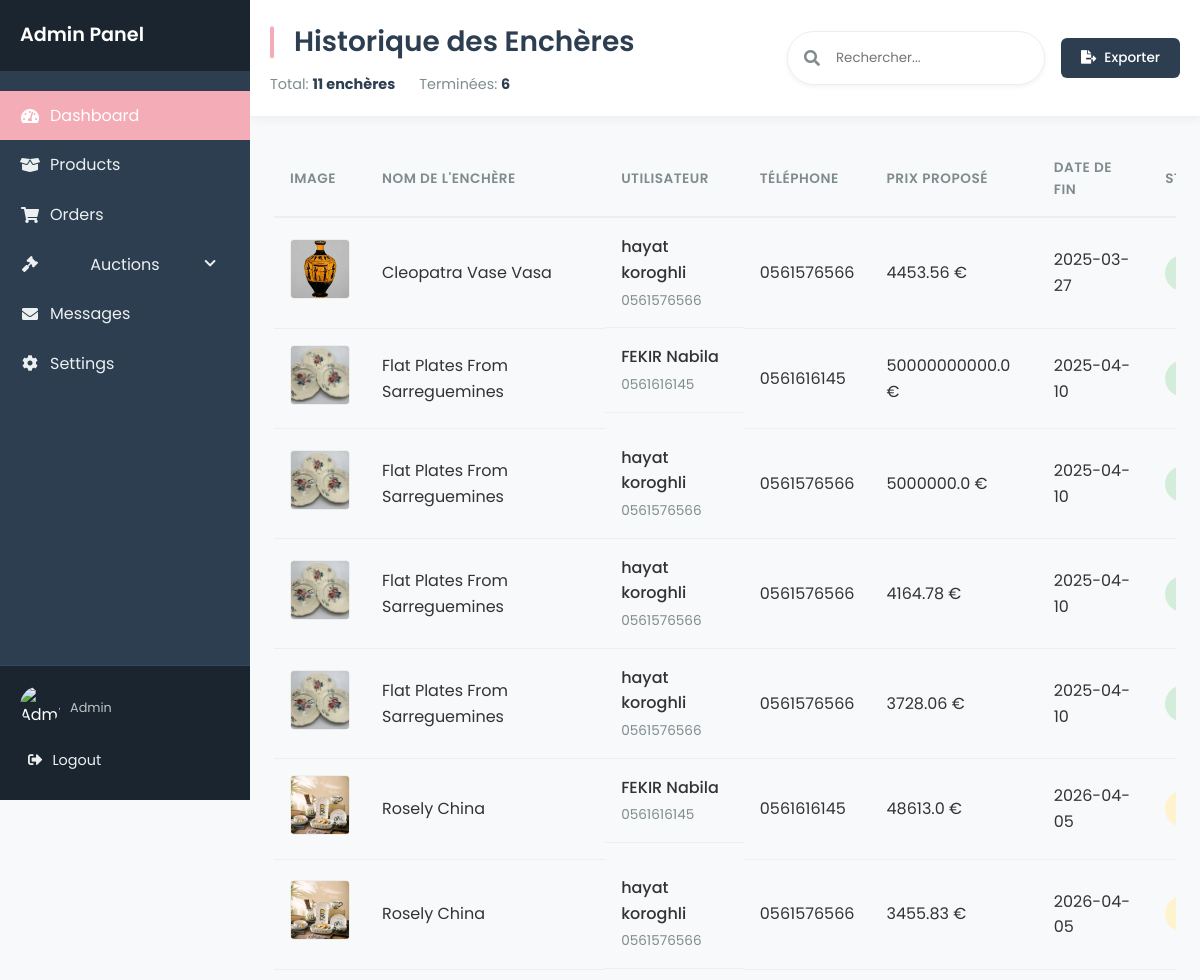
/admin/historique_encheres (upper part), run on an earlier commit of the app's database.
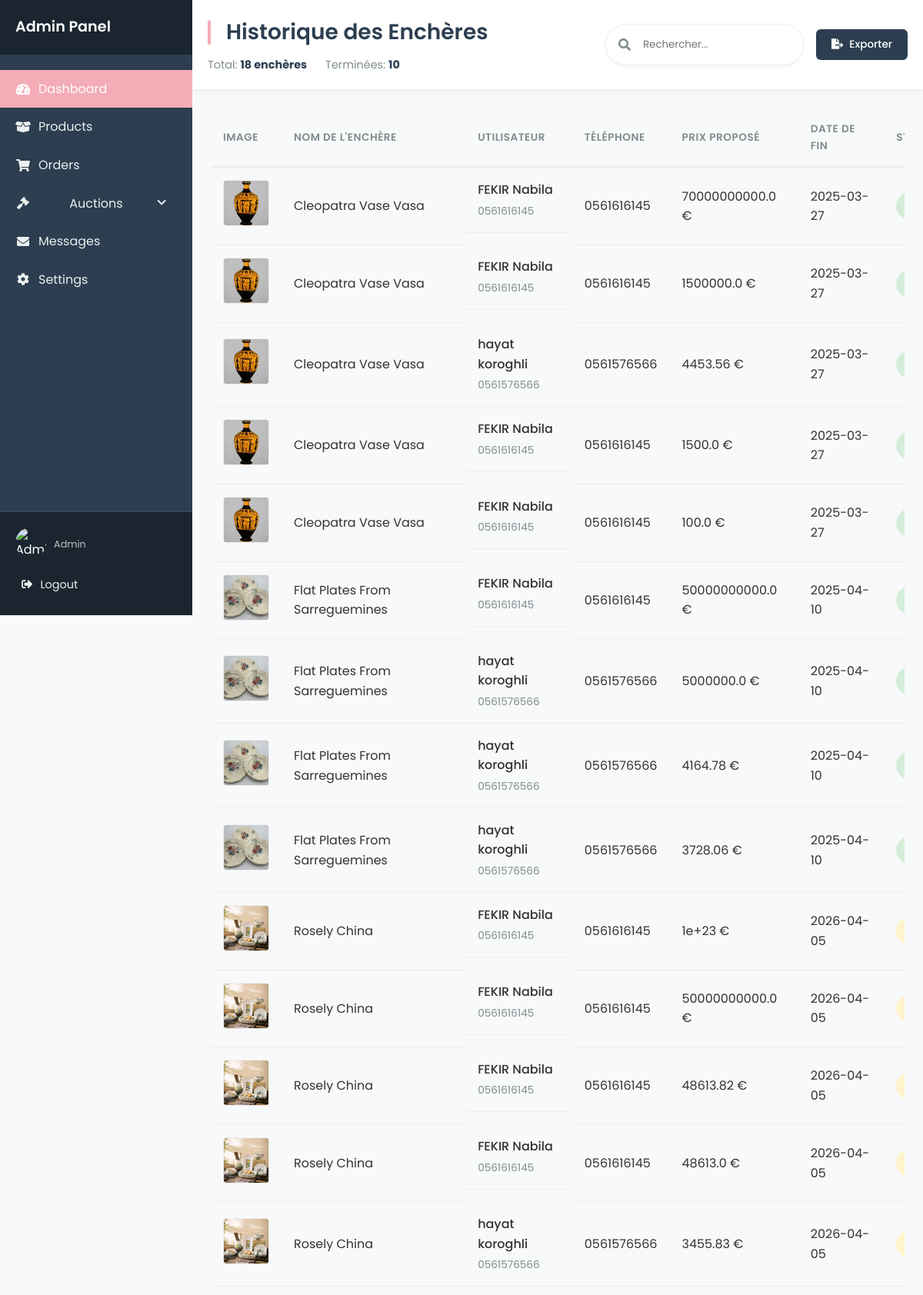
And on a later commit of the database.
### tables this page shows
CREATE TABLE historique_enchere (
            id_enchere INTEGER NOT NULL,
            id_user INTEGER,
            proposed_price REAL NOT NULL,
            FOREIGN KEY (id_user) REFERENCES users(id),
            FOREIGN KEY (id_enchere) REFERENCES enchere(id),
            PRIMARY KEY (id_enchere, id_user, proposed_price)
            
        );

CREATE TABLE enchere (
            id_enchere INTEGER PRIMARY KEY AUTOINCREMENT,
            name TEXT NOT NULL,
            etat TEXT NOT NULL DEFAULT 'En cours',
            description TEXT NOT NULL,
            image_url TEXT, 
            prix REAL NOT NULL,
            date_fin DATE NOT NULL,
            adresse TEXT NOT NULL
        );

CREATE TABLE users (
            id INTEGER PRIMARY KEY AUTOINCREMENT,
            FirstName TEXT NOT NULL,
            LastName TEXT NOT NULL,
            Email TEXT UNIQUE NOT NULL,
            phoneNum TEXT NOT NULL,
            password TEXT NOT NULL, 
            is_admin INTEGER NOT NULL DEFAULT 0 CHECK(is_admin IN (0,1))  
        );

### app.py (the view)
@app.route("/admin/historique_encheres", methods=["GET"])
def historique_encheres():
    conn = get_db()
    cursor = conn.cursor()
    current_date = datetime.now().date()
    cursor.execute(
        """
        SELECT
            e.image_url,
            e.name AS enchere_name,
            e.date_fin,
            u.FirstName || ' ' || u.LastName AS user_full_name,
            u.phoneNum,
            h.proposed_price,
            e.etat,
            CASE
                WHEN e.etat = 'Annulée' THEN 'Annulée'
                WHEN e.date_fin < ? THEN 'Terminée'
                ELSE 'En cours'
            END AS calculated_etat
        FROM historique_enchere h
        JOIN enchere e ON h.id_enchere = e.id_enchere
        JOIN users u ON h.id_user = u.id
        ORDER BY e.name, h.proposed_price DESC, e.date_fin DESC
    """,
        (current_date,),
    )
    historique = cursor.fetchall()
    completed_count = sum(
        1 for item in historique if item["calculated_etat"] == "Terminée"
    )
    conn.close()
    return render_template(
        "historique_encheres.html",
        historique=historique,
        completed_count=completed_count,
    )

### app.py (called while the page is built)
def get_db():
    conn = sqlite3.connect("database.db")
    conn.row_factory = sqlite3.Row
    return conn

### templates/historique_encheres.html (shortened to what the changed rows need)
<!DOCTYPE html>
<html lang="fr">
  <head>
    <link
      rel="stylesheet"
      href="https://cdnjs.cloudflare.com/ajax/libs/font-awesome/5.15.4/css/all.min.css" />
  </head>
  <body>
    <div class="admin-container">
    <aside class="sidebar">
        <div class="sidebar-header">
            <h2>Admin Panel</h2>
        </div>
    </aside>
      <div class="content-wrapper">
        <header class="main-header">
          <div class="header-title">
            <h1>Historique des Enchères</h1>
            <div class="auction-summary">
              <div class="summary-item">
                Total: <strong>{{ historique|length }} enchères</strong>
              </div>
              <div class="summary-item">
                Terminées: <strong>{{ completed_count }}</strong>
              </div>
            </div>
          </div>
        </header>
        <main class="main-content">
            <div class="table-responsive">
              <table class="auctions-table">
                <thead>
                  <tr>
                    <th>Image</th>
                    <th>Nom de l'Enchère</th>
                    <th>Utilisateur</th>
                    <th>Téléphone</th>
                    <th>Prix Proposé</th>
                    <th>Date de Fin</th>
                    <th>Statut</th>
                  </tr>
                </thead>
                <tbody>
                  {% if historique|length > 0 %}
                    {% for item in historique %}
                    <tr>
                      <td>
                        <img
                          src="{{ url_for('static', filename=item.image_url) }}"
                          alt="{{ item.enchere_name }}"
                          class="product-image" />
                      </td>
                      <td>{{ item.enchere_name }}</td>
                      <td class="user-cell">
                        <span class="user-name">{{ item.user_full_name }}</span>
                        <span class="user-phone">{{ item.phoneNum }}</span>
                      </td>
                      <td>{{ item.phoneNum }}</td>
                      <td>{{ item.proposed_price }} €</td>
                      <td>{{ item.date_fin }}</td>
                      <td>
                          {% if item.calculated_etat == 'Terminée' %}
                            <span class="status-badge status-completed">{{ item.calculated_etat }}</span>
                          {% elif item.calculated_etat == 'Annulée' %}
                            <span class="status-badge status-canceled">{{ item.calculated_etat }}</span>
                          {% else %}
                            <span class="status-badge status-active">{{ item.calculated_etat }}</span>
                          {% endif %}
                      </td>
                    </tr>
                    {% endfor %}
                  {% endif %}
                </tbody>
              </table>
            </div>
          </div>
      </div>
  </body>
</html>

What changed in the data, as far as the page shows it:
added historique_enchere: image_url (picture), enchere_name "Cleopatra Vase Vasa", user_full_name "FEKIR Nabila", phoneNum "0561616145", proposed_price "70000000000.0", date_fin "2025-03-27"
added historique_enchere: image_url (picture), enchere_name "Cleopatra Vase Vasa", user_full_name "FEKIR Nabila", phoneNum "0561616145", proposed_price "1500000.0", date_fin "2025-03-27"
added historique_enchere: image_url (picture), enchere_name "Cleopatra Vase Vasa", user_full_name "FEKIR Nabila", phoneNum "0561616145", proposed_price "1500.0", date_fin "2025-03-27"
added historique_enchere: image_url (picture), enchere_name "Cleopatra Vase Vasa", user_full_name "FEKIR Nabila", phoneNum "0561616145", proposed_price "100.0", date_fin "2025-03-27"
added historique_enchere: name (picture), enchere_name "Rosely China", user_full_name "FEKIR Nabila", phoneNum "0561616145", proposed_price "1e+23", date_fin "2026-04-05"
added historique_enchere: name (picture), enchere_name "Rosely China", user_full_name "FEKIR Nabila", phoneNum "0561616145", proposed_price "50000000000.0", date_fin "2026-04-05"
added historique_enchere: name (picture), enchere_name "Rosely China", user_full_name "FEKIR Nabila", phoneNum "0561616145", proposed_price "48613.82", date_fin "2026-04-05"
Also different on the page:
{{ historique|length }}: "11" → "18"
{{ completed_count }}: "6" → "10"
